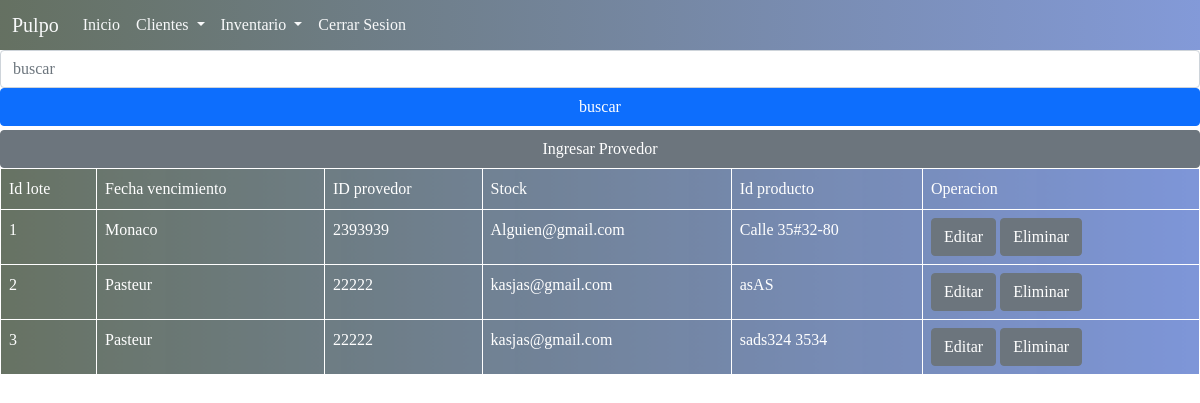
The app's page /inventario/provedor/verProvedor.php with its own data.
### tables this page shows
CREATE TABLE `provedor` (
  `NiT_provedor` int(25) NOT NULL,
  `Nombre` varchar(25) DEFAULT NULL,
  `Telefono` varchar(25) DEFAULT NULL,
  `Correo` varchar(25) DEFAULT NULL,
  `Dirrecion` varchar(25) DEFAULT NULL
);

### php/conexion.php (called while the page is built, shortened)
<?php
class Conexion
{
    private $_HOST = 'localhost';
    private $_USERNAME = 'root';
    private $_PASSWORD = '';
    private $_DATABASE = 'pulpof';
    private $_con;
    public function __construct()
    {
        $this ->_con = new mysqli($this ->_HOST,
        $this->_USERNAME, $this->_PASSWORD, $this->_DATABASE );
    }
    public function Mostrar($sql)
    {
        $res = mysqli_query($this->_con, $sql);
        return $res;
    }
}
?>

### php/provedor.php (called while the page is built, shortened)
<?php
class provedor{
    public function readProvedor()
    {
        $sql="SELECT * FROM provedor";
        return $sql;
    }
}
?>

### inventario/provedor/verProvedor.php (the view, shortened to what this page needs)
<?php
include("../../php/conexion.php");
include("../../php/provedor.php");
$conect = new Conexion();
$prov = new provedor();
?>
 <!DOCTYPE html>
<html lang="en">
<head>
    <link href="https://cdn.jsdelivr.net/npm/bootstrap@5.1.3/dist/css/bootstrap.min.css" rel="stylesheet">
    <link rel="stylesheet" href="../../css/estilos.css">
    <link rel="stylesheet" href="../../css/estilos_inventario.css">
</head>
<body>
        <div class="container-fuild" >
        <nav class="navbar navbar-expand-lg navbar-light bg-light">
  <div class="container-fluid">
    <a class="navbar-brand text-light" href="#">Pulpo</a>
    <div class="collapse navbar-collapse" id="navbarSupportedContent">
      <ul class="navbar-nav me-auto mb-2 mb-lg-0">
        <li class="nav-item">
            <a class="nav-link text-light" href="../index.php">Inicio</a>
        </li>
        <li class="nav-item dropdown">
          <a class="nav-link dropdown-toggle text-light" href="verClientes.php" id="navbarDropdown" role="button" data-bs-toggle="dropdown" aria-expanded="false">
            Clientes
          </a>
        </li>
        <li class="nav-item dropdown">
          <a class="nav-link dropdown-toggle text-light" href="inventario/producto/inventario.php" id="navbarDropdown" role="button" data-bs-toggle="dropdown" aria-expanded="false">
            Inventario
          </a>
        </li>
        <li class="nav-item">
            <a class="nav-link text-light" href="../../php/cerrarsesion.php">Cerrar Sesion</a>
        </li>
      </ul>
    </div>
  </div>
</nav>
<form class="row g-0" action="buscar.php" method="get">
<input class="form-control " type="text" name="buscar" id="buscar" placeholder="buscar" >
<input class="btn btn-primary mb-1" type="submit" value="buscar">
</form>
<form class="row g-0" action="ingresarProve.php">
<input type="submit" class="btn btn-secondary" value="Ingresar Provedor">
</form>
<table class="table table-hover">
      <tr>
        <td>Id lote</td>
        <td>Fecha vencimiento</td>
        <td>ID provedor</td>
        <td>Stock</td>
        <td>Id producto</td>
        <td>Operacion</td>
      </tr>
    <?php
$consul = $prov->readProvedor();
$resultado = $conect->Mostrar($consul);
    While ($row=Mysqli_fetch_assoc($resultado)){
    ?>
    <tr>
    <td> <?php echo $row["NiT_provedor"];  ?></td>
    <td> <?php echo $row["Nombre"];  ?></td>
    <td> <?php echo $row["Telefono"];   ?></td>
    <td> <?php echo $row["Correo"];  ?></td>
    <td> <?php echo $row["Dirrecion"];  ?></td>
    <td> <a  class="btn btn-secondary" href="actualizarProve.php? id=<?php echo $row["NiT_provedor"] ?>"> Editar</a>
    <a  onclick=" return borrar()" class="btn btn-secondary eliminar" href="procesoEliminar.php?id=<?php echo $row["NiT_provedor"]  ?>" > Eliminar</a></td>
    </tr>
    <?php
    } mysqli_free_result($resultado);
    ?>
    </body>
</html>

### CSS/estilos.css (style rules this page uses)
* { margin: 0; padding: 0; box-sizing: border-box; }
body { font-family: Georgia, 'Times New Roman', Times, serif; }
nav { text-align: right; padding: 15px 30px 0 0; position: fixed; top: 0; left: 0; width: 100%; height: 50px; background: hsla(224, 58%, 48%, 0.404); background: -webkit-linear-gradient(to right, hsla(104, 100%, 5%, 0.61),hsla(224, 58%, 48%, 0.603) ); background: linear-gradient(to right, hsla(104, 100%, 5%, 0.61),hsla(224, 58%, 48%, 0.596)); box-sizing: border-box; z-index: 1001; }

### CSS/estilos_inventario.css (style rules this page uses)
* { margin: 0; padding: 0; box-sizing: border-box; }
a { text-decoration: none; }
body { font-family: Georgia, 'Times New Roman', Times, serif; }
table { background: -webkit-linear-gradient(to right, hsla(104, 100%, 5%, 0.61),hsla(224, 58%, 48%, 0.644) ); background: linear-gradient(to right, hsla(104, 100%, 5%, 0.61),hsla(224, 58%, 48%, 0.637)); border: 1px solid; }
table td { border: 1px solid white; }
.table td { color: white; }
.table a { color: white; text-decoration: none; }

### records on screen
provedor: NiT_provedor "1", Nombre "Monaco", Telefono "2393939", Correo "Alguien@gmail.com", Dirrecion "Calle 35#32-80"
provedor: NiT_provedor "2", Nombre "Pasteur", Telefono "22222", Correo "kasjas@gmail.com", Dirrecion "asAS"
provedor: NiT_provedor "3", Nombre "Pasteur", Telefono "22222", Correo "kasjas@gmail.com", Dirrecion "sads324 3534"
